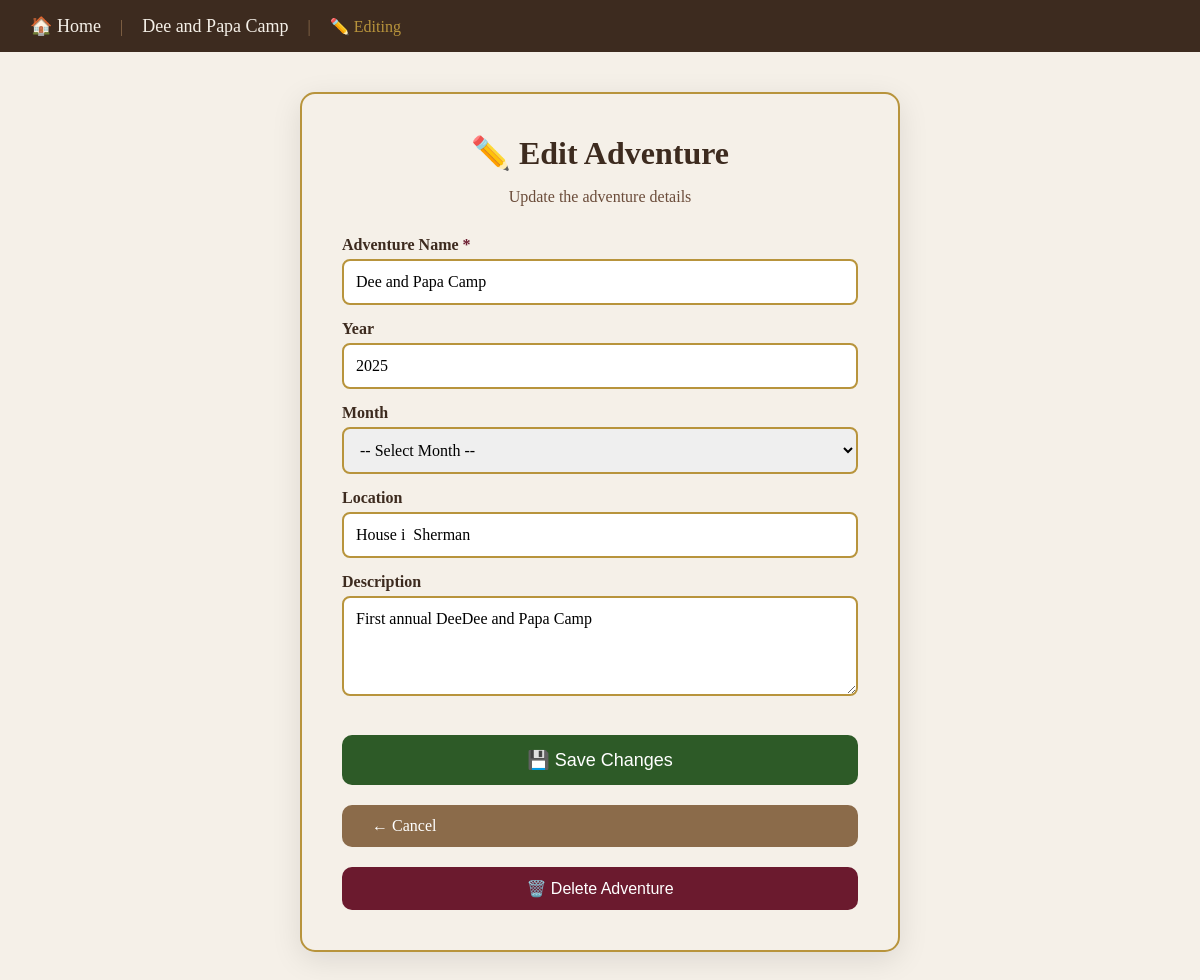
/edit-adventure-page/2, run on an earlier commit of the app's database.
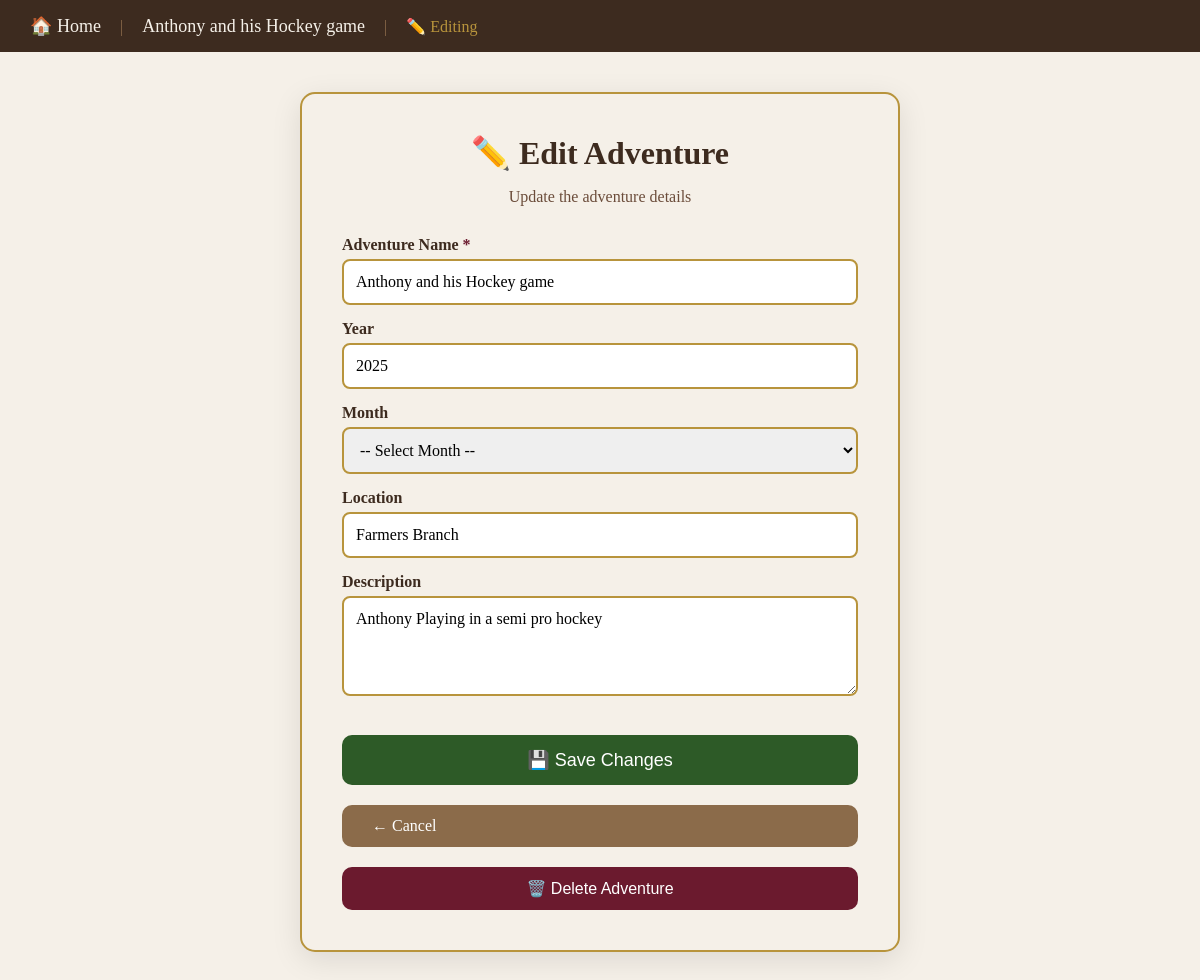
And on a later commit of the database.
### tables this page shows
CREATE TABLE events (
            id INTEGER PRIMARY KEY AUTOINCREMENT,
            family_id INTEGER NOT NULL,
            name TEXT NOT NULL,
            year TEXT,
            location TEXT,
            description TEXT, month TEXT,
            FOREIGN KEY(family_id) REFERENCES families(id)
        );

### app.py (the view, shortened to what this page needs)
@app.route("/edit-adventure-page/<int:event_id>", methods=("GET", "POST"))
def edit_adventure_page(event_id):
    conn = get_db_connection()
    event = conn.execute("SELECT * FROM events WHERE id = ?", (event_id,)).fetchone()
    if event is None:
        conn.close()
        return "Adventure not found", 404
    conn.close()
    return render_template("edit_adventure.html", event=event)

### app.py (called while the page is built)
def get_db_connection():
    conn = sqlite3.connect(DB_NAME)
    conn.row_factory = sqlite3.Row
    return conn

@app.context_processor
def inject_user():
    return dict(current_user=current_user)

### templates/edit_adventure.html (shortened to what this page needs)
<!DOCTYPE html>
<html lang="en">
<head>
</head>
<body>
<div class="nav">
    <div>
        <a href="/">🏠 Home</a>
        <span style="margin: 0 15px; color: #8b6b4a;">|</span>
        <a href="/event/{{ event.id }}" style="color: #f5f0e8;">{{ event.name }}</a>
        <span style="margin: 0 15px; color: #8b6b4a;">|</span>
        <span style="color: #b8943c;">✏️ Editing</span>
    </div>
</div>
<div class="container">
    <div class="form-box">
        <h1>✏️ Edit Adventure</h1>
        <p class="subtitle">Update the adventure details</p>
        <form method="POST" action="/edit-adventure-page/{{ event.id }}">
            <label>Adventure Name <span class="required">*</span></label>
            <input type="text" name="name" value="{{ event.name }}" required>
            <label>Year</label>
            <input type="text" name="year" value="{{ event.year or '' }}">
            <label>Month</label>
<select name="month" style="width: 100%; padding: 12px; border: 2px solid #b8943c; border-radius: 8px; box-sizing: border-box; margin-bottom: 15px; font-family: inherit; font-size: 16px;">
    <option value="">-- Select Month --</option>
</select>
            <label>Location</label>
            <input type="text" name="location" value="{{ event.location or '' }}">
            <label>Description</label>
            <textarea name="description" rows="4">{{ event.description or '' }}</textarea>
            <div class="action-row">
                <button type="submit" class="btn-save">💾 Save Changes</button>
                <a href="/event/{{ event.id }}" class="btn-cancel">← Cancel</a>
                <button type="button" class="btn-delete" onclick="confirmDelete()">🗑️ Delete Adventure</button>
            </div>
        </form>
    </div>
</div>
</body>
</html>

What changed in the data, as far as the page shows it:
changed events: name "Dee and Papa Camp" → "Anthony and his Hockey game"; location "House i Sherman" → "Farmers Branch"; description "First annual DeeDee and Papa Camp" → "Anthony Playing in a semi pro hockey"
